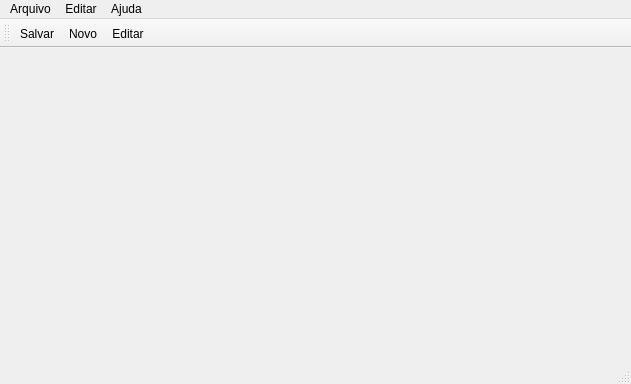
<?xml version="1.0" encoding="UTF-8"?>
<ui version="4.0">
 <class>MainWindow</class>
 <widget class="QMainWindow" name="MainWindow">
  <property name="geometry">
   <rect>
    <x>0</x>
    <y>0</y>
    <width>631</width>
    <height>384</height>
   </rect>
  </property>
  <property name="windowTitle">
   <string>MainWindow</string>
  </property>
  <widget class="QWidget" name="centralwidget"/>
  <widget class="QMenuBar" name="menubar">
   <property name="geometry">
    <rect>
     <x>0</x>
     <y>0</y>
     <width>631</width>
     <height>21</height>
    </rect>
   </property>
   <widget class="QMenu" name="menuArquivo">
    <property name="title">
     <string>Arquivo</string>
    </property>
    <addaction name="actionNovo"/>
    <addaction name="actionEditar"/>
    <addaction name="actionSalvar_2"/>
    <addaction name="separator"/>
    <addaction name="actionSair_2"/>
   </widget>
   <widget class="QMenu" name="menuEditar">
    <property name="title">
     <string>Editar</string>
    </property>
    <addaction name="actionCopiar"/>
    <addaction name="actionColar"/>
    <addaction name="actionRecortar"/>
    <addaction name="separator"/>
    <addaction name="actionPesquisar"/>
   </widget>
   <widget class="QMenu" name="menuAjuda">
    <property name="title">
     <string>Ajuda</string>
    </property>
    <addaction name="actionExibir_Ajuda"/>
    <addaction name="separator"/>
    <addaction name="actionSobre"/>
   </widget>
   <addaction name="menuArquivo"/>
   <addaction name="menuEditar"/>
   <addaction name="menuAjuda"/>
  </widget>
  <widget class="QStatusBar" name="statusbar"/>
  <widget class="QToolBar" name="toolBar">
   <property name="windowTitle">
    <string>toolBar</string>
   </property>
   <attribute name="toolBarArea">
    <enum>TopToolBarArea</enum>
   </attribute>
   <attribute name="toolBarBreak">
    <bool>false</bool>
   </attribute>
   <addaction name="actionSalvar_2"/>
   <addaction name="actionNovo"/>
   <addaction name="actionEditar"/>
  </widget>
  <action name="actionNovo">
   <property name="icon">
    <iconset resource="RecursosMenu.qrc">
     <normaloff>:/icons/icon_novo.png</normaloff>:/icons/icon_novo.png</iconset>
   </property>
   <property name="text">
    <string>Novo</string>
   </property>
  </action>
  <action name="actionEditar">
   <property name="icon">
    <iconset resource="RecursosMenu.qrc">
     <normaloff>:/icons/icon_editar.png</normaloff>:/icons/icon_editar.png</iconset>
   </property>
   <property name="text">
    <string>Editar</string>
   </property>
  </action>
  <action name="actionSalvar_2">
   <property name="icon">
    <iconset resource="RecursosMenu.qrc">
     <normaloff>:/icons/icon_salvar.png</normaloff>:/icons/icon_salvar.png</iconset>
   </property>
   <property name="text">
    <string>Salvar</string>
   </property>
  </action>
  <action name="actionSair_2">
   <property name="text">
    <string>Sair</string>
   </property>
  </action>
  <action name="actionPesquisar">
   <property name="icon">
    <iconset resource="RecursosMenu.qrc">
     <normaloff>:/icons/icon_pesquisar.png</normaloff>:/icons/icon_pesquisar.png</iconset>
   </property>
   <property name="text">
    <string>Pesquisar</string>
   </property>
  </action>
  <action name="actionExibir_Ajuda">
   <property name="icon">
    <iconset resource="RecursosMenu.qrc">
     <normaloff>:/icons/icon_ajuda.png</normaloff>:/icons/icon_ajuda.png</iconset>
   </property>
   <property name="text">
    <string>Exibir Ajuda</string>
   </property>
  </action>
  <action name="actionSobre">
   <property name="text">
    <string>Sobre</string>
   </property>
  </action>
  <action name="actionCopiar">
   <property name="icon">
    <iconset resource="RecursosMenu.qrc">
     <normaloff>:/icons/icon_copiar.png</normaloff>:/icons/icon_copiar.png</iconset>
   </property>
   <property name="text">
    <string>Copiar</string>
   </property>
  </action>
  <action name="actionColar">
   <property name="icon">
    <iconset resource="RecursosMenu.qrc">
     <normaloff>:/icons/icon_colar.png</normaloff>:/icons/icon_colar.png</iconset>
   </property>
   <property name="text">
    <string>Colar</string>
   </property>
  </action>
  <action name="actionRecortar">
   <property name="icon">
    <iconset resource="RecursosMenu.qrc">
     <normaloff>:/icons/icon_recortar.png</normaloff>:/icons/icon_recortar.png</iconset>
   </property>
   <property name="text">
    <string>Recortar</string>
   </property>
  </action>
 </widget>
 <resources>
  <include location="RecursosMenu.qrc"/>
 </resources>
 <connections/>
</ui>
